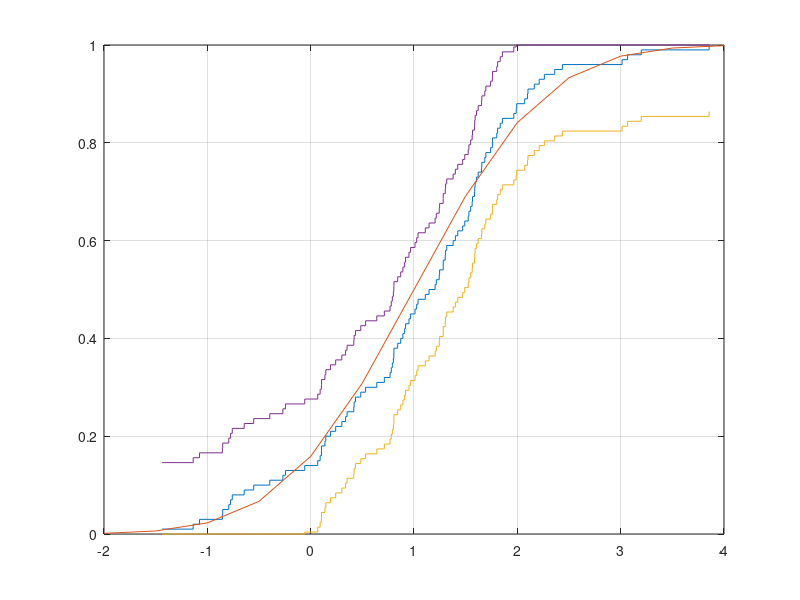

Source code (MATLAB):
pkg load statistics;
clc;
clear;

E = 1;
sigma = 1;

n = 100;
m = 1;

v = sort(normrnd(E, sigma, n, m));

Fn = 1 / n : 1 / n : 1;
[a, b] = stairs(v, Fn);

x = E - 3 * sigma : 0.5 : E + 3 * sigma;
F = normcdf(x, E, sigma);

d = 1.36 / sqrt(n);
b1 = max(0, b - d);
b2 = min(1, b + d);
plot(a, b, x, F, a, b1, a, b2), grid; 